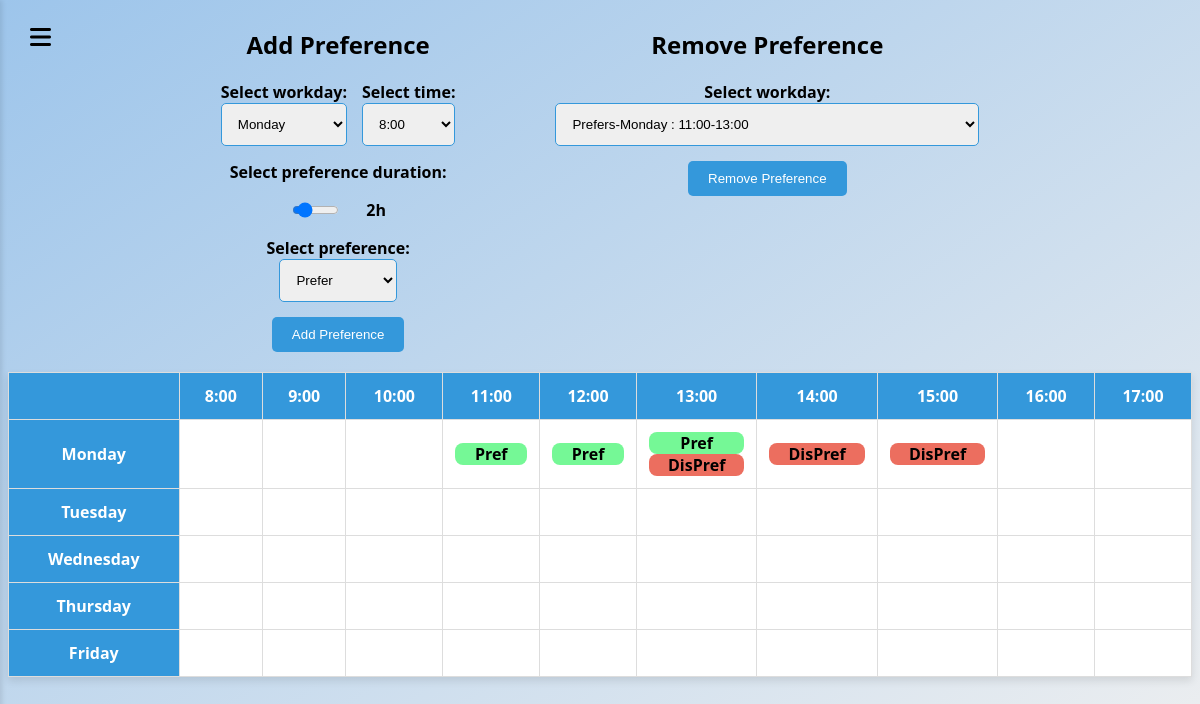
/Pages/Teacher/teacher_main.php (signed in), run on the app's committed database.
### tables this page shows
CREATE TABLE PREFERED_SLOTS_TEACHER (
     
    teacher_slot_ID INT AUTO_INCREMENT NOT NULL PRIMARY KEY,
     
    user_ID INT REFERENCES USERS(user_ID),
    day_time_ID INT REFERENCES DAY_TIME(day_time_ID),
     
    preference ENUM('Prefers', 'Disprefers')NOT NULL
);

### Pages/Teacher/teacher_main.php (the view, shortened to what this page needs)
<?php
require '../../Database/db_connect.php';
$days = ["Monday", "Tuesday", "Wednesday", "Thursday", "Friday"];
$times = ["8:00", "9:00", "10:00", "11:00", "12:00", "13:00", "14:00", "15:00", "16:00", "17:00"];
$stmt = $pdo->prepare("SELECT user_ID FROM USERS WHERE username = :username");
$stmt->execute([':username' => $_SESSION['username']]);
$userID = $stmt->fetch(PDO::FETCH_ASSOC);
$userID = $userID['user_ID'];
$stmt = $pdo->prepare("SELECT pst.teacher_slot_ID, pst.preference, dt.week_day, dt.time_range " .
                        "FROM PREFERED_SLOTS_TEACHER AS pst " .
                        "NATURAL JOIN DAY_TIME AS dt " .
                        "WHERE user_ID = :id");
$stmt->execute([':id' => $userID]);
$preferences = $stmt->fetchall(PDO::FETCH_ASSOC);
?>
<!DOCTYPE html>
<html lang="en">
    <head>
        <link rel="stylesheet" href="../../Styles/teacher_style.css">
        <link rel="stylesheet" href="../../Styles/sidebar_style.css">
        <link rel="stylesheet" href="https://cdnjs.cloudflare.com/ajax/libs/font-awesome/6.0.0-beta3/css/all.min.css">
    </head>
    <body>
    <div class="sidebar-header">
        <div class="sidebar-toggle" onclick="toggleSidebar()">
            <i class="fa-solid fa-bars"></i>
        </div>
    </div>
    <div class="horizontal-container" style="gap: 100px;  align-items: flex-start;">
        <div class="vertical-container">
            <h2>Add Preference</h2>
            <form id="addPreferenceForm" action="../../Process/TeacherProcess/process_add_preference.php" method="post">
                <div class="horizontal-container">
                    <div class="vertical-container">
                        <label for="workdays">Select workday:</label>
                        <select id="workdays" name="workdays">
                            <option value="Monday">Monday</option>
                        </select>
                    </div>
                    <div class="vertical-container">
                        <label for="hours">Select time:</label>
                            <select id="hours" name="hours">
                                <option value="8">8:00</option>
                            </select>
                    </div>
                </div>
                <label for="slider">Select preference duration:</label>
                <div class="horizontal-container">
                    <input type="range" id="slider" name="slider" min="1" max="100" value="2">
                    <p><span id="sliderValue"></span></p>
                </div>
                <label for="pref">Select preference:</label>
                <select id="pref" name="pref" style="width: 50%;">
                    <option value="Prefers">Prefer</option>
                </select>
                <br>
                <button type="submit" class="styled-button">Add Preference</button>
            </form>
        </div>
        <div class="vertical-container">
            <h2>Remove Preference</h2>
            <form id="removePreferenceForm" action="../../Process/TeacherProcess/process_remove_preference.php" method="post">
                <label for="removePref">Select workday:</label>
                <select id="removePref" name="removePref">
                <?php
                    foreach ($preferences as $pref) {
                        echo '<option value="' . $pref['teacher_slot_ID'] . '">' . $pref['preference'] . '-' . $pref['week_day'] . ' : ' . $pref['time_range'] . '</option>';
                    }
                ?>
                </select>
                <button type="submit" class="styled-button">Remove Preference</button>
            </div>
    </div>
    <table>
        <thead>
            <tr>
                <th></th>
                <?php foreach ($times as $time) : ?>
                    <th><?= $time ?></th>
                <?php endforeach; ?>
            </tr>
        </thead>
        <tbody>
            <?php
            foreach ($days as $day){
                echo '<tr>';
                    echo '<th>' . $day . '</th>';
                    foreach ($times as $time){
                        echo '<td>';
                        foreach ($preferences as $pref){
                            if (isTimeRangeFitting($pref['time_range'], $time, getNextTimeSlot($time)) && $pref['week_day'] == $day) {
                                if($pref['preference'] == 'Prefers'){
                                    echo '<div class="prefers">';
                                    echo '<label>Pref</label>';
                                    echo '</div>';
                                }else{
                                    echo '<div class="disprefers">';
                                    echo '<label>DisPref</label>';
                                    echo '</div>';
                                }
                            }
                        }
                        echo '</td>';
                    }
                echo '</tr>';
            }
            function isTimeRangeFitting($timeRange, $tableStartTime, $tableEndTime) {
                list($startTime, $endTime) = explode('-', $timeRange);
                $startTime = new DateTime($startTime);
                $endTime = new DateTime($endTime);
                $currentTime = clone $startTime;
                $tableEndTime = new DateTime($tableEndTime);
                $tableEndTime->sub(new DateInterval('PT1M'));
                $tableStartTime = new DateTime($tableStartTime);
                while ($currentTime <= $endTime) {
                    if ($currentTime->format('H:i') >= $tableStartTime->format('H:i') && $currentTime->format('H:i') <= $tableEndTime->format('H:i')) {
                        return true;
                    }
                    $currentTime->add(new DateInterval('PT1H'));
                }
                return false;
            }
            function getNextTimeSlot($timeSlot) {
                $currentTime = new DateTime($timeSlot);
                $currentTime->add(new DateInterval('PT1H'));
                return $currentTime->format('H:i');
            }
            ?>
        </tbody>
    </table>
    </body>
</html>

### Styles/teacher_style.css (style rules this page uses)
body { font-family: 'Segoe UI', Tahoma, Geneva, Verdana, sans-serif; background: linear-gradient(to bottom right, #9dc5eb, #f0f0f0); height: 100vh; }
table { width: 100%; border-collapse: collapse; margin-top: 20px; background-color: #fff; box-shadow: 0 4px 8px rgba(0, 0, 0, 0.1); }
th, td { transition: background-color 0.3s, color 0.3s; border: 1px solid #ddd; text-align: center; padding: 12px; margin: 0; }
th { background-color: #3498db; color: #fff; }
label { display: block; font-weight: bold; }
input[type="range"] { width: 20%; border: 1px solid #ddd; border-radius: 5px; box-sizing: border-box; transition: border-color 0.3s; border-color: #3498db; }
select { width: 100%; padding: 12px; margin-bottom: 15px; border: 1px solid #ddd; border-radius: 5px; box-sizing: border-box; transition: border-color 0.3s; border-color: #3498db; }
.vertical-container { text-align: center; }
.horizontal-container { text-align: center; display: flex; align-items: center; justify-content: center; gap: 15px; }
#sliderValue { margin-left: 10px; font-weight: bold; }
.styled-button { background-color: #3498db; color: #fff; border: none; padding: 10px 20px; margin: 0 10px; cursor: pointer; border-radius: 5px; }
.prefers { align-items: center; text-align: center; justify-content: center; background-color:#75F896; width: 100%; height: 100%; gap: 10px; padding: 0; display: flex; top: 0; bottom: 0; left: 0; right: 0; border-radius: 8px; }
.disprefers { align-items: center; text-align: center; justify-content: center; background-color:#EC6E5F; width: 100%; height: 100%; display: flex; gap: 10px; top: 0; bottom: 0; left: 0; right: 0; border-radius: 8px; }

### Styles/sidebar_style.css (style rules this page uses)
.sidebar-toggle i { font-size: 24px; cursor: pointer; padding: 19.96px; }

### data on the page
prefered_slots_teacher: preference "Pref"
prefered_slots_teacher: preference "DisPref"

### other printed values
$time "8:00"
$time "9:00"
$time "10:00"
$time "11:00"
$time "12:00"
$time "13:00"
$time "14:00"
$time "15:00"
$time "16:00"
$time "17:00"
$day "Monday"
$day "Tuesday"
$day "Wednesday"
$day "Thursday"
$day "Friday"
